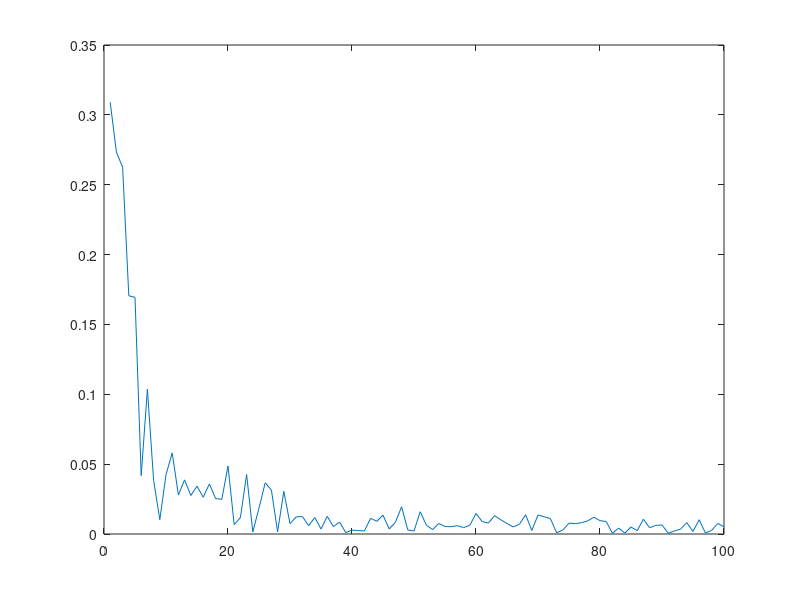
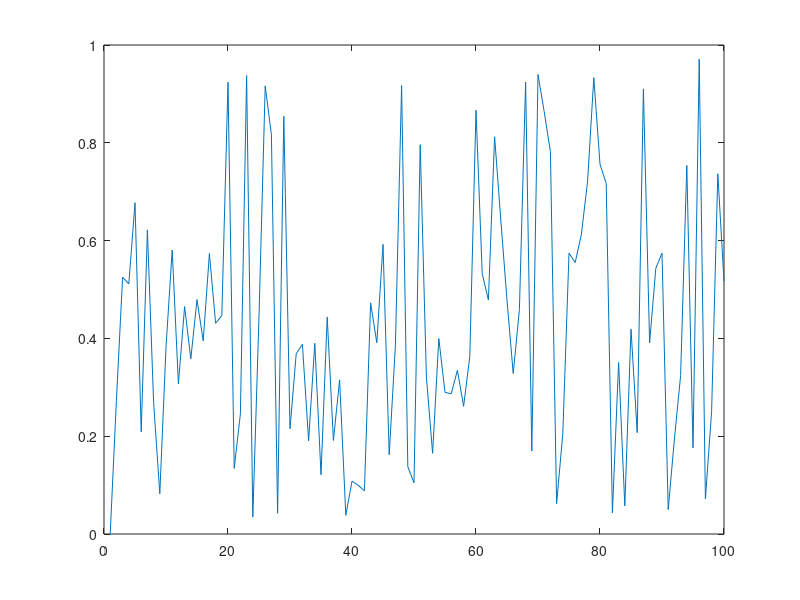
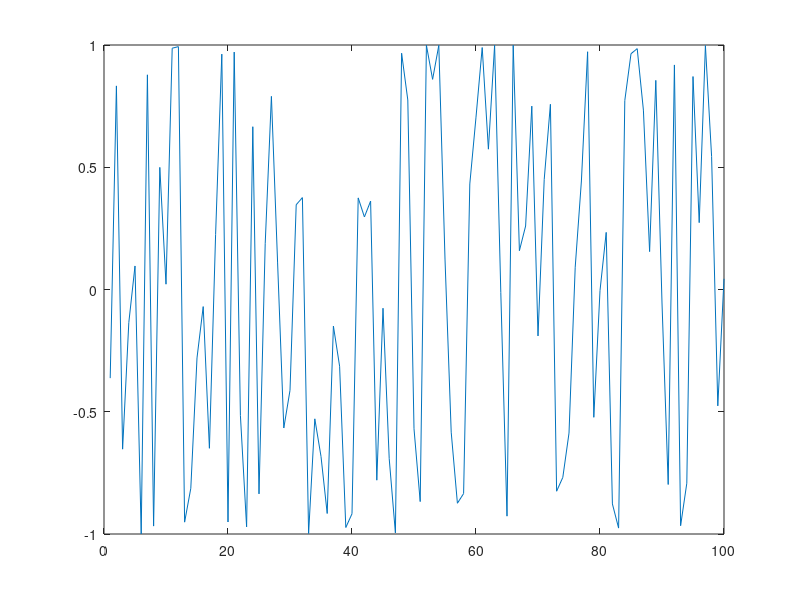
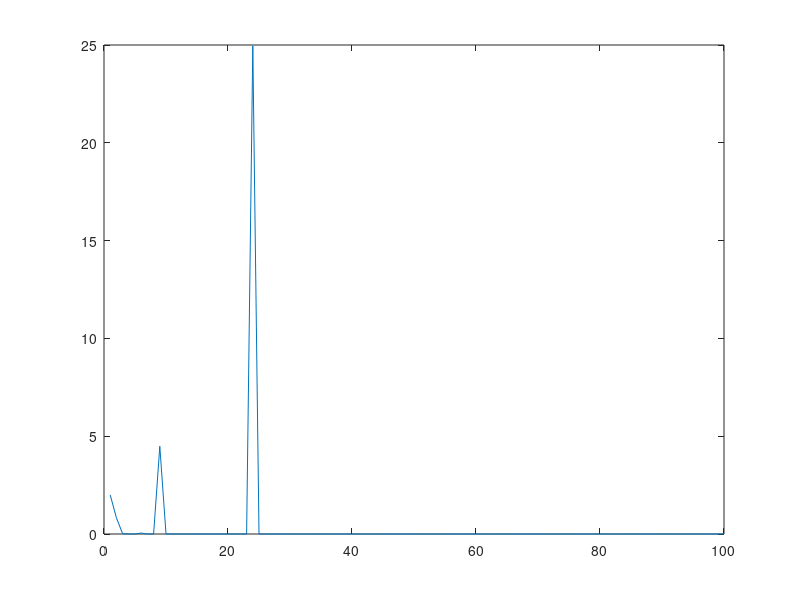

Source code (MATLAB) for these figures, in order:
%convergence_exercise.m
clear all;

%how many samples?
n=100;

omega=unifrnd(0,1,1,n);
U=omega./(1:n);
V=omega.*(1-1./(1:n));
W=omega.*exp(1:n);
Y=cos(2*pi*omega.*(1:n));
Z=exp(-(1:n).*((1:n).*omega-1));
plot(U)
figure
plot(V)
figure
plot(W)
figure
plot(Y)
figure
plot(Z)
